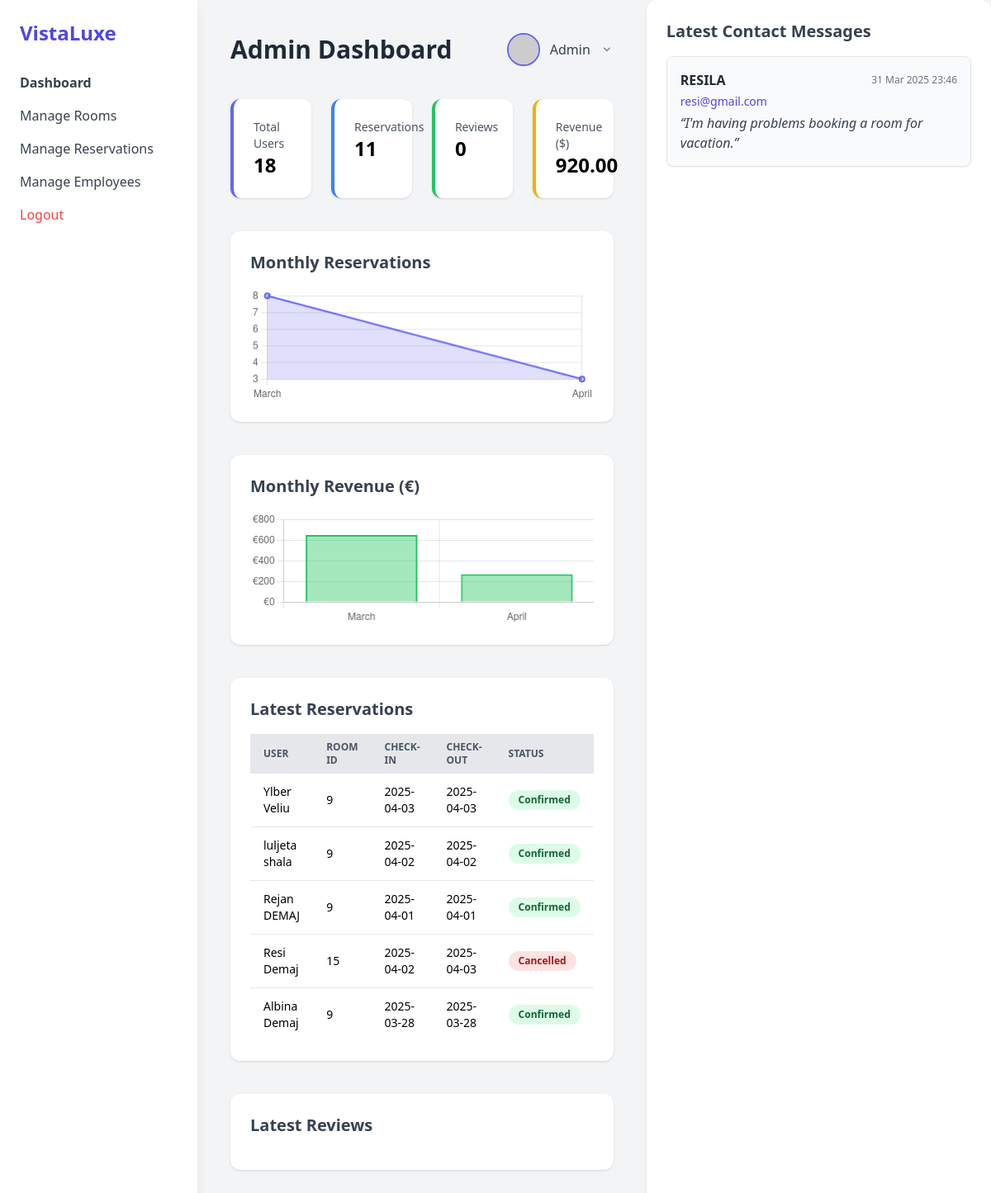
The page /admin/dashboard.php (signed in) on the database its author committed.
### tables this page shows
CREATE TABLE `reservations` (
  `id` int(11) NOT NULL,
  `user_id` int(11) DEFAULT NULL,
  `room_id` int(11) DEFAULT NULL,
  `check_in` date DEFAULT NULL,
  `check_out` date DEFAULT NULL,
  `total_price` decimal(10,2) DEFAULT NULL,
  `status` enum('pending','confirmed','cancelled') DEFAULT 'pending',
  `created_at` timestamp NOT NULL DEFAULT current_timestamp()
);

CREATE TABLE `users` (
  `id` int(11) NOT NULL,
  `first_name` varchar(50) DEFAULT NULL,
  `last_name` varchar(50) DEFAULT NULL,
  `email` varchar(100) DEFAULT NULL,
  `password` varchar(255) DEFAULT NULL,
  `role` enum('admin','user') DEFAULT 'user',
  `created_at` timestamp NOT NULL DEFAULT current_timestamp()
);

CREATE TABLE `contacts` (
  `id` int(11) NOT NULL,
  `name` varchar(100) NOT NULL,
  `email` varchar(100) NOT NULL,
  `message` text NOT NULL,
  `created_at` timestamp NOT NULL DEFAULT current_timestamp(),
  `user_id` int(11) DEFAULT NULL
);

### admin/dashboard.php (the view, shortened to what this page needs)
<?php
include '../config.php';
$total_users = mysqli_fetch_assoc(mysqli_query($conn, "SELECT COUNT(*) as total FROM users"))['total'];
$total_reservations = mysqli_fetch_assoc(mysqli_query($conn, "SELECT COUNT(*) as total FROM reservations"))['total'];
$total_reviews = mysqli_fetch_assoc(mysqli_query($conn, "SELECT COUNT(*) as total FROM reviews"))['total'];
$total_revenue = mysqli_fetch_assoc(mysqli_query($conn, "SELECT SUM(total_price) as total FROM reservations WHERE status = 'confirmed'"))['total'] ?? 0;
$monthlyData = mysqli_query($conn, "
    SELECT MONTH(created_at) as month, COUNT(*) as total
    FROM reservations
    GROUP BY MONTH(created_at)
");
$months = [];
$reservations = [];
while ($row = mysqli_fetch_assoc($monthlyData)) {
    $months[] = date("F", mktime(0, 0, 0, $row['month'], 1));
    $reservations[] = $row['total'];
}
$latest_res = mysqli_query($conn, "
    SELECT r.*, u.first_name, u.last_name FROM reservations r
    JOIN users u ON u.id = r.user_id
    ORDER BY r.created_at DESC LIMIT 5
");
$monthly_revenue = mysqli_query($conn, "
  SELECT MONTH(created_at) as month, SUM(total_price) as revenue
  FROM reservations
  WHERE status = 'confirmed'
  GROUP BY MONTH(created_at)
");
$messages = mysqli_query($conn, "
  SELECT * FROM contacts
  ORDER BY created_at DESC
  LIMIT 5
");
$rev_labels = [];
$rev_data = [];
while ($row = mysqli_fetch_assoc($monthly_revenue)) {
    $rev_labels[] = date("F", mktime(0, 0, 0, $row['month'], 1));
    $rev_data[] = $row['revenue'];
}
?>
<!DOCTYPE html>
<html lang="en">
<head>
  <script src="https://cdn.tailwindcss.com"></script>
</head>
<body class="bg-gray-100 font-sans">
<div class="flex">
  <aside class="w-64 bg-white shadow-lg min-h-screen p-6">
    <h2 class="text-2xl font-extrabold text-indigo-600 mb-8">VistaLuxe</h2>
    <nav class="space-y-4 text-gray-700">
      <a href="dashboard.php" class="block hover:text-indigo-600 font-semibold">Dashboard</a>
      <a href="rooms.php" class="block hover:text-indigo-600">Manage Rooms</a>
      <a href="reservations.php" class="block hover:text-indigo-600">Manage Reservations</a>
      <a href="employees.php" class="block hover:text-indigo-600">
  Manage Employees
</a>
      <a href="../logout.php" class="block text-red-500 hover:text-red-600">Logout</a>
    </nav>
  </aside>
  <main class="flex-1 p-10">
<div class="flex items-center justify-between mb-10 relative">
  <h1 class="text-3xl font-bold text-gray-800">Admin Dashboard</h1>
  <div class="relative inline-block text-left">
    <button onclick="toggleDropdown()" class="flex items-center space-x-3 focus:outline-none">
      <img src="https://ui-avatars.com/api/?name=<?= urlencode($_SESSION['user']['first_name']) ?>"
           class="w-10 h-10 rounded-full border-2 border-indigo-500 shadow-sm" alt="Avatar">
      <span class="text-gray-700 font-medium"><?= htmlspecialchars($_SESSION['user']['first_name']) ?></span>
      <svg class="w-4 h-4 text-gray-500" fill="currentColor" viewBox="0 0 20 20">
        <path fill-rule="evenodd" d="M5.23 7.21a.75.75 0 011.06.02L10 10.94l3.71-3.71a.75.75 0 111.08 1.04l-4.25 4.25a.75.75 0 01-1.08 0L5.21 8.27a.75.75 0 01.02-1.06z" clip-rule="evenodd" />
      </svg>
    </button>
  </div>
</div>
    <div class="grid grid-cols-1 sm:grid-cols-2 md:grid-cols-4 gap-6 mb-10">
      <div class="bg-white p-6 rounded-xl shadow border-l-4 border-indigo-500">
        <h4 class="text-sm text-gray-600">Total Users</h4>
        <p class="text-2xl font-bold"><?= $total_users ?></p>
      </div>
      <div class="bg-white p-6 rounded-xl shadow border-l-4 border-blue-500">
        <h4 class="text-sm text-gray-600">Reservations</h4>
        <p class="text-2xl font-bold"><?= $total_reservations ?></p>
      </div>
      <div class="bg-white p-6 rounded-xl shadow border-l-4 border-green-500">
        <h4 class="text-sm text-gray-600">Reviews</h4>
        <p class="text-2xl font-bold"><?= $total_reviews ?></p>
      </div>
      <div class="bg-white p-6 rounded-xl shadow border-l-4 border-yellow-500">
        <h4 class="text-sm text-gray-600">Revenue ($)</h4>
        <p class="text-2xl font-bold"><?= number_format($total_revenue, 2) ?></p>
      </div>
    </div>
    <div class="bg-white rounded-xl shadow p-6 mb-10">
      <h2 class="text-xl font-semibold text-gray-700 mb-4">Monthly Reservations</h2>
      <canvas id="reservationChart" height="100"></canvas>
    </div>
<div class="bg-white rounded-xl shadow p-6 mb-10">
  <h2 class="text-xl font-semibold text-gray-700 mb-4">Monthly Revenue (€)</h2>
  <canvas id="revenueChart" height="100"></canvas>
</div>
<div class="bg-white rounded-xl shadow p-6 mb-10">
  <h2 class="text-xl font-semibold text-gray-700 mb-4">Latest Reservations</h2>
  <div class="overflow-x-auto">
    <table class="w-full text-left text-sm">
      <thead class="bg-gray-200 text-gray-600 uppercase text-xs">
        <tr>
          <th class="py-2 px-4">User</th>
          <th class="py-2 px-4">Room ID</th>
          <th class="py-2 px-4">Check-in</th>
          <th class="py-2 px-4">Check-out</th>
          <th class="py-2 px-4">Status</th>
        </tr>
      </thead>
      <tbody class="divide-y divide-gray-200">
        <?php while($res = mysqli_fetch_assoc($latest_res)): ?>
          <tr class="hover:bg-gray-50">
            <td class="py-3 px-4"><?= htmlspecialchars($res['first_name'] . ' ' . $res['last_name']) ?></td>
            <td class="py-3 px-4"><?= $res['room_id'] ?></td>
            <td class="py-3 px-4"><?= $res['check_in'] ?></td>
            <td class="py-3 px-4"><?= $res['check_out'] ?></td>
            <td class="py-3 px-4">
              <?php
                $status = strtolower($res['status']);
                $status_class = match($status) {
                  'pending' => 'bg-yellow-100 text-yellow-800',
                  'confirmed' => 'bg-green-100 text-green-800',
                  'cancelled' => 'bg-red-100 text-red-800',
                  default => 'bg-gray-100 text-gray-700'
                };
              ?>
              <span class="inline-block px-3 py-1 rounded-full text-xs font-semibold <?= $status_class ?>">
                <?= ucfirst($status) ?>
              </span>
            </td>
          </tr>
        <?php endwhile; ?>
      </tbody>
    </table>
  </div>
</div>
    <div class="bg-white rounded-xl shadow p-6">
      <h2 class="text-xl font-semibold text-gray-700 mb-4">Latest Reviews</h2>
    </div>
  </main>
<div class="bg-white rounded-xl shadow p-6 mb-10">
  <h2 class="text-xl font-semibold text-gray-700 mb-4">Latest Contact Messages</h2>
  <div class="space-y-4">
    <?php while($msg = mysqli_fetch_assoc($messages)): ?>
      <div class="bg-gray-50 p-4 rounded-lg border border-gray-200 shadow-sm hover:shadow transition">
        <div class="flex justify-between items-center mb-1">
          <h4 class="font-semibold text-gray-800"><?= strtoupper(htmlspecialchars($msg['name'])) ?></h4>
          <span class="text-xs text-gray-500">
            <?= date("d M Y H:i", strtotime($msg['created_at'])) ?>
          </span>
        </div>
        <p class="text-sm text-indigo-600 mb-1"><?= htmlspecialchars($msg['email']) ?></p>
        <p class="text-gray-700 italic">“<?= htmlspecialchars($msg['message']) ?>”</p>
      </div>
    <?php endwhile; ?>
  </div>
</div>
</div>
<script>
  const ctx = document.getElementById('reservationChart').getContext('2d');
  const reservationChart = new Chart(ctx, {
    type: 'line',
    data: {
      labels: <?= json_encode($months) ?>,
      datasets: [{
        label: 'Reservations',
        data: <?= json_encode($reservations) ?>,
        fill: true,
        backgroundColor: 'rgba(99, 102, 241, 0.2)',
        borderColor: 'rgba(99, 102, 241, 1)',
        borderWidth: 2,
        tension: 0.4
      }]
    },
    options: {
      responsive: true,
      plugins: {
        legend: {
          display: false
        }
      }
    }
  });
// Revenue Chart
const ctxRevenue = document.getElementById('revenueChart').getContext('2d');
  const revenueChart = new Chart(ctxRevenue, {
    type: 'bar',
    data: {
      labels: <?= json_encode($rev_labels) ?>,
      datasets: [{
        label: 'Revenue (€)',
        data: <?= json_encode($rev_data) ?>,
        backgroundColor: 'rgba(34,197,94,0.4)',
        borderColor: 'rgba(34,197,94,1)',
        borderWidth: 2
      }]
    },
    options: {
      responsive: true,
      plugins: {
        legend: { display: false }
      },
      scales: {
        y: {
          beginAtZero: true,
          ticks: {
            callback: value => '€' + value
          }
        }
      }
    }
  });
  function toggleDropdown() {
    const dropdown = document.getElementById("profileDropdown");
    dropdown.classList.toggle("hidden");
  }
  // Optional: close dropdown if clicking outside
  window.addEventListener("click", function(e) {
    const button = e.target.closest("button");
    const dropdown = document.getElementById("profileDropdown");
    if (!e.target.closest("#profileDropdown") && !button) {
      dropdown?.classList.add("hidden");
    }
  });
</script>
</body>
</html>

### rows shown on the page
reservations: user.last_name "Ylber Veliu", room "9", check_in "2025-04-03", check_out "2025-04-03", status "Confirmed"
reservations: user.last_name "luljeta shala", room "9", check_in "2025-04-02", check_out "2025-04-02", status "Confirmed"
reservations: user.last_name "Rejan DEMAJ", room "9", check_in "2025-04-01", check_out "2025-04-01", status "Confirmed"
reservations: user.last_name "Resi Demaj", room "15", check_in "2025-04-02", check_out "2025-04-03", status "Cancelled"
reservations: user.last_name "Albina Demaj", room "9", check_in "2025-03-28", check_out "2025-03-28", status "Confirmed"
contacts: name "RESILA", created_at "31 Mar 2025 23:46", email "resi@gmail.com", message "I'm having problems booking a room for vacation."

### other values the page prints
$_SESSION['user']['first_name'] "Admin"
$total_users "18"
$total_reservations "11"
$total_reviews "0"
$total_revenue "920.00"
chart data {{ json_encode($months) }} ["March","April"]
chart data {{ json_encode($reservations) }} ["8","3"]
chart data {{ json_encode($rev_labels) }} ["March","April"]
chart data {{ json_encode($rev_data) }} ["650.00","270.00"]
